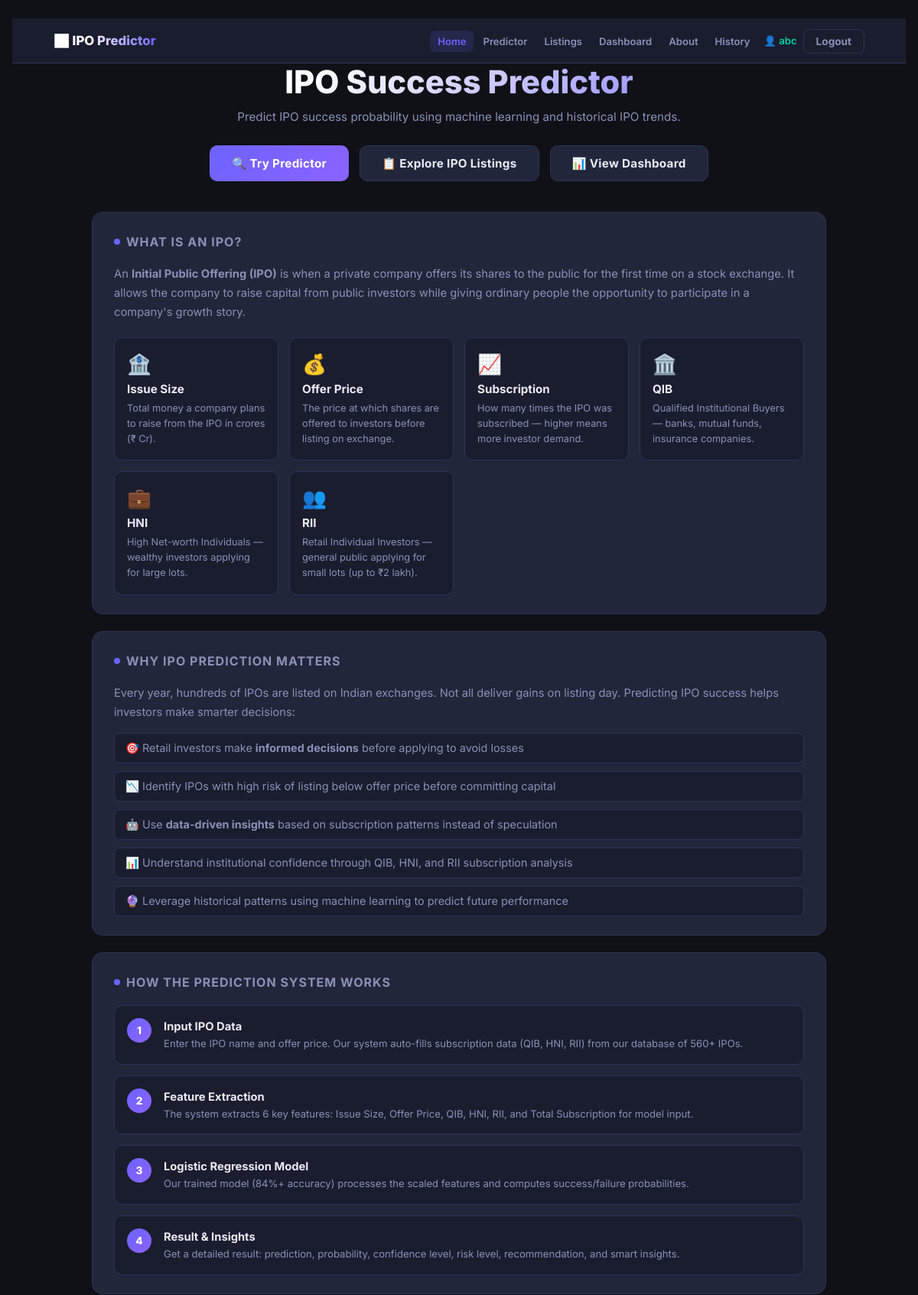
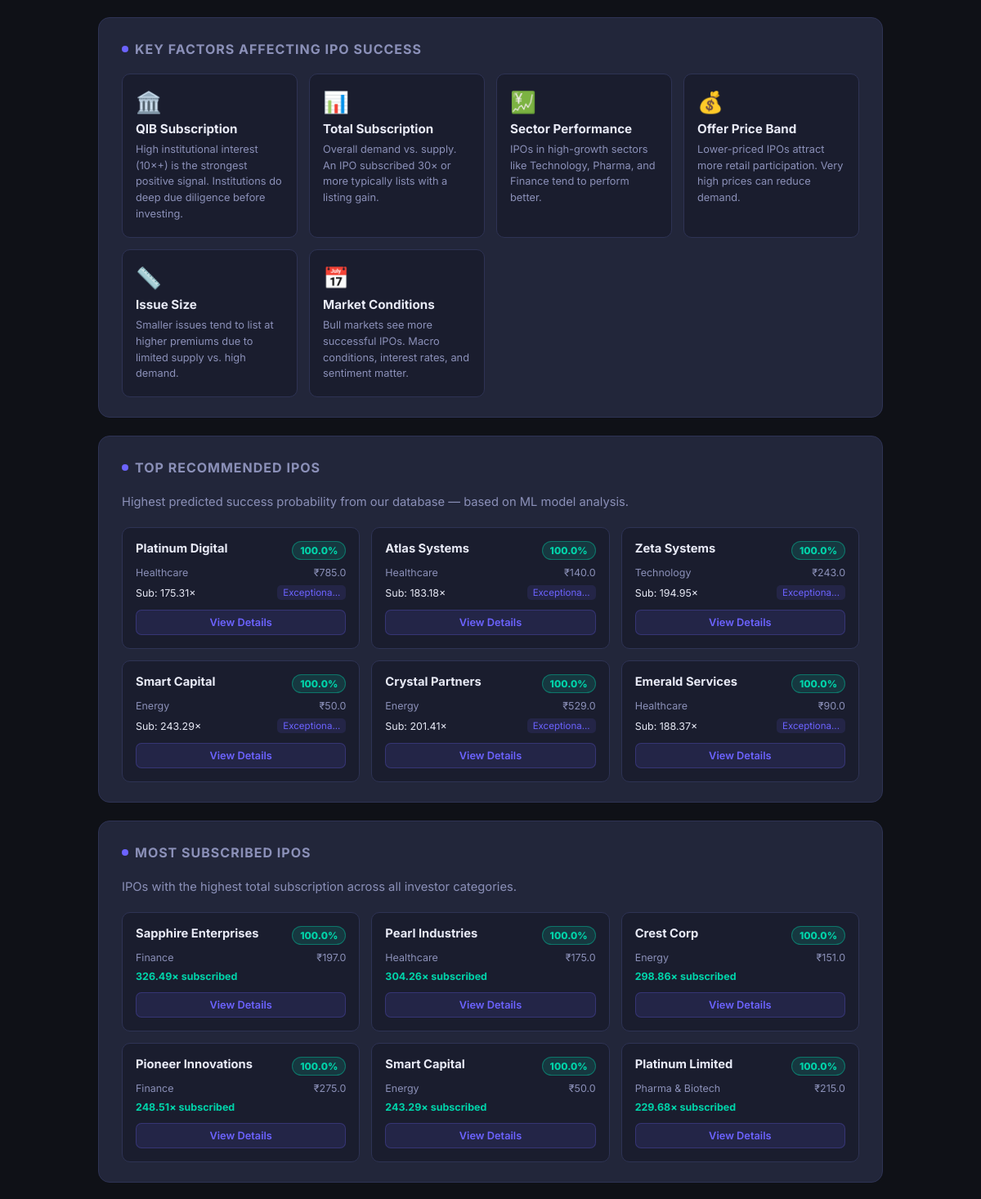
The page / (signed in, upper part) on the database its author committed (2 pictures, top to bottom).
### tables this page shows
CREATE TABLE ipo_listings (
                id                INTEGER PRIMARY KEY AUTOINCREMENT,
                name              TEXT NOT NULL,
                sector            TEXT,
                issue_size        REAL,
                offer_price       REAL,
                qib               REAL,
                hni               REAL,
                rii               REAL,
                total_sub         REAL,
                past_performance  REAL,
                sector_performance REAL,
                listing_gain_cat  TEXT,
                listing_date      TEXT,
                open_date         TEXT,
                close_date        TEXT,
                allotment_date    TEXT,
                predicted_success INTEGER,
                success_prob      REAL,
                ipo_success       INTEGER
            );

### app.py (the view)
@app.route("/")
def home():
    with get_db() as conn:
        total_ipos   = conn.execute("SELECT COUNT(*) FROM ipo_listings").fetchone()[0]
        success_ipos = conn.execute("SELECT COUNT(*) FROM ipo_listings WHERE ipo_success=1").fetchone()[0]
        avg_prob     = conn.execute("SELECT AVG(success_prob) FROM ipo_listings").fetchone()[0] or 0
        best_sector_row = conn.execute("""
            SELECT sector, COUNT(*) as cnt, SUM(ipo_success) as sc
            FROM ipo_listings GROUP BY sector ORDER BY (CAST(sc AS FLOAT)/cnt) DESC LIMIT 1
        """).fetchone()
        best_sector = best_sector_row["sector"] if best_sector_row else "Technology"
        top_lgc_row = conn.execute("""
            SELECT listing_gain_cat, COUNT(*) as cnt FROM ipo_listings
            WHERE ipo_success=1 GROUP BY listing_gain_cat ORDER BY cnt DESC LIMIT 1
        """).fetchone()
        top_lgc = top_lgc_row["listing_gain_cat"] if top_lgc_row else "Strong (20-50%)"
        top_ipos = conn.execute("""
            SELECT * FROM ipo_listings WHERE predicted_success=1
            ORDER BY success_prob DESC LIMIT 6
        """).fetchall()
        most_subscribed = conn.execute("""
            SELECT * FROM ipo_listings ORDER BY total_sub DESC LIMIT 6
        """).fetchall()
        recent_ipos = conn.execute("""
            SELECT * FROM ipo_listings ORDER BY listing_date DESC LIMIT 8
        """).fetchall()
    stats = {
        "total_ipos":    total_ipos,
        "success_rate":  round((success_ipos / total_ipos * 100) if total_ipos else 0, 1),
        "avg_prob":      round(avg_prob * 100, 1),
        "best_sector":   best_sector,
        "top_lgc":       top_lgc,
    }
    return render_template("index.html",
                           user=session.get("username"),
                           stats=stats,
                           top_ipos=[dict(r) for r in top_ipos],
                           most_subscribed=[dict(r) for r in most_subscribed],
                           recent_ipos=[dict(r) for r in recent_ipos])

### app.py (called while the page is built)
def get_db():
    conn = sqlite3.connect(DB_PATH)
    conn.row_factory = sqlite3.Row
    return conn

### templates/index.html (shortened to what this page needs)
<!DOCTYPE html>
<html lang="en">
<head>
  <link rel="stylesheet" href="/static/style.css" />
</head>
<body>
  {% include "navbar.html" %}
  <div class="container">
    <header>
      <h1>IPO Success Predictor</h1>
      <p>Predict IPO success probability using machine learning and historical IPO trends.</p>
      <div style="margin-top:28px; display:flex; gap:14px; justify-content:center; flex-wrap:wrap;">
        <a href="/predictor" class="hero-btn hero-btn-primary">🔍 Try Predictor</a>
        <a href="/listings" class="hero-btn hero-btn-secondary">📋 Explore IPO Listings</a>
        <a href="/dashboard" class="hero-btn hero-btn-secondary">📊 View Dashboard</a>
      </div>
    </header>
    <div class="card">
      <h2><span class="dot"></span>What is an IPO?</h2>
      <p class="info-text">An <strong>Initial Public Offering (IPO)</strong> is when a private company offers its shares
        to the public for the first time on a stock exchange. It allows the company to raise capital from public
        investors while giving ordinary people the opportunity to participate in a company's growth story.</p>
      <div class="info-grid">
        <div class="info-box">
          <div class="info-icon">🏦</div>
          <h3>Issue Size</h3>
          <p>Total money a company plans to raise from the IPO in crores (₹ Cr).</p>
        </div>
        <div class="info-box">
          <div class="info-icon">💰</div>
          <h3>Offer Price</h3>
          <p>The price at which shares are offered to investors before listing on exchange.</p>
        </div>
        <div class="info-box">
          <div class="info-icon">📈</div>
          <h3>Subscription</h3>
          <p>How many times the IPO was subscribed — higher means more investor demand.</p>
        </div>
        <div class="info-box">
          <div class="info-icon">🏛️</div>
          <h3>QIB</h3>
          <p>Qualified Institutional Buyers — banks, mutual funds, insurance companies.</p>
        </div>
        <div class="info-box">
          <div class="info-icon">💼</div>
          <h3>HNI</h3>
          <p>High Net-worth Individuals — wealthy investors applying for large lots.</p>
        </div>
        <div class="info-box">
          <div class="info-icon">👥</div>
          <h3>RII</h3>
          <p>Retail Individual Investors — general public applying for small lots (up to ₹2 lakh).</p>
        </div>
      </div>
    </div>
    <div class="card">
      <h2><span class="dot"></span>Why IPO Prediction Matters</h2>
      <p class="info-text">Every year, hundreds of IPOs are listed on Indian exchanges. Not all deliver gains on listing
        day. Predicting IPO success helps investors make smarter decisions:</p>
      <ul class="info-list">
        <li>🎯 Retail investors make <strong>informed decisions</strong> before applying to avoid losses</li>
        <li>📉 Identify IPOs with high risk of listing below offer price before committing capital</li>
        <li>🤖 Use <strong>data-driven insights</strong> based on subscription patterns instead of speculation</li>
        <li>📊 Understand institutional confidence through QIB, HNI, and RII subscription analysis</li>
        <li>🔮 Leverage historical patterns using machine learning to predict future performance</li>
      </ul>
    </div>
    <div class="card">
      <h2><span class="dot"></span>How the Prediction System Works</h2>
      <div class="steps">
        <div class="step">
          <div class="step-num">1</div>
          <div>
            <strong>Input IPO Data</strong>
            <p>Enter the IPO name and offer price. Our system auto-fills subscription data (QIB, HNI, RII) from our
              database of 560+ IPOs.</p>
          </div>
        </div>
        <div class="step">
          <div class="step-num">2</div>
          <div>
            <strong>Feature Extraction</strong>
            <p>The system extracts 6 key features: Issue Size, Offer Price, QIB, HNI, RII, and Total Subscription for
              model input.</p>
          </div>
        </div>
        <div class="step">
          <div class="step-num">3</div>
          <div>
            <strong>Logistic Regression Model</strong>
            <p>Our trained model (84%+ accuracy) processes the scaled features and computes success/failure
              probabilities.</p>
          </div>
        </div>
        <div class="step">
          <div class="step-num">4</div>
          <div>
            <strong>Result &amp; Insights</strong>
            <p>Get a detailed result: prediction, probability, confidence level, risk level, recommendation, and smart
              insights.</p>
          </div>
        </div>
      </div>
    </div>
    <div class="card">
      <h2><span class="dot"></span>Key Factors Affecting IPO Success</h2>
      <div class="info-grid">
        <div class="info-box">
          <div class="info-icon">🏛️</div>
          <h3>QIB Subscription</h3>
          <p>High institutional interest (10×+) is the strongest positive signal. Institutions do deep due diligence
            before investing.</p>
        </div>
        <div class="info-box">
          <div class="info-icon">📊</div>
          <h3>Total Subscription</h3>
          <p>Overall demand vs. supply. An IPO subscribed 30× or more typically lists with a listing gain.</p>
        </div>
        <div class="info-box">
          <div class="info-icon">💹</div>
          <h3>Sector Performance</h3>
          <p>IPOs in high-growth sectors like Technology, Pharma, and Finance tend to perform better.</p>
        </div>
        <div class="info-box">
          <div class="info-icon">💰</div>
          <h3>Offer Price Band</h3>
          <p>Lower-priced IPOs attract more retail participation. Very high prices can reduce demand.</p>
        </div>
        <div class="info-box">
          <div class="info-icon">📏</div>
          <h3>Issue Size</h3>
          <p>Smaller issues tend to list at higher premiums due to limited supply vs. high demand.</p>
        </div>
        <div class="info-box">
          <div class="info-icon">📅</div>
          <h3>Market Conditions</h3>
          <p>Bull markets see more successful IPOs. Macro conditions, interest rates, and sentiment matter.</p>
        </div>
      </div>
    </div>
    <div class="card">
      <h2><span class="dot"></span>Top Recommended IPOs</h2>
      <p class="info-text" style="margin-bottom:18px;">Highest predicted success probability from our database — based
        on ML model analysis.</p>
      <div class="ipo-card-grid">
        {% for ipo in top_ipos %}
        <div class="ipo-mini-card">
          <div class="ipo-mini-header">
            <span class="ipo-mini-name">{{ ipo.name }}</span>
            <span
              class="prob-badge prob-{{ 'high' if ipo.success_prob >= 0.7 else ('mid' if ipo.success_prob >= 0.45 else 'low') }}">
              {{ (ipo.success_prob * 100)|round(1) }}%
            </span>
          </div>
          <div class="ipo-mini-meta">
            <span>{{ ipo.sector }}</span>
            <span>₹{{ ipo.offer_price }}</span>
          </div>
          <div class="ipo-mini-sub">
            <span>Sub: {{ ipo.total_sub }}×</span>
            <span class="lgc-tag">{{ ipo.listing_gain_cat[:10] }}...</span>
          </div>
          <a href="/listings" class="ipo-mini-btn">View Details</a>
        </div>
        {% endfor %}
      </div>
    </div>
    <div class="card">
      <h2><span class="dot"></span>Most Subscribed IPOs</h2>
      <p class="info-text" style="margin-bottom:18px;">IPOs with the highest total subscription across all investor
        categories.</p>
      <div class="ipo-card-grid">
        {% for ipo in most_subscribed %}
        <div class="ipo-mini-card">
          <div class="ipo-mini-header">
            <span class="ipo-mini-name">{{ ipo.name }}</span>
            <span
              class="prob-badge prob-{{ 'high' if ipo.success_prob >= 0.7 else ('mid' if ipo.success_prob >= 0.45 else 'low') }}">
              {{ (ipo.success_prob * 100)|round(1) }}%
            </span>
          </div>
          <div class="ipo-mini-meta">
            <span>{{ ipo.sector }}</span>
            <span>₹{{ ipo.offer_price }}</span>
          </div>
          <div class="ipo-mini-sub">
            <span class="sub-highlight">{{ ipo.total_sub }}× subscribed</span>
          </div>
          <a href="/listings" class="ipo-mini-btn">View Details</a>
        </div>
        {% endfor %}
      </div>
    </div>
  </div>
</body>
</html>

### rows shown on the page
ipo_listings: name "Platinum Digital", (ipo.success_prob*100)|round(1) "100.0", sector "Healthcare", offer_price "785.0", total_sub "175.31", listing_gain_cat "Exceptiona"
ipo_listings: name "Atlas Systems", (ipo.success_prob*100)|round(1) "100.0", sector "Healthcare", offer_price "140.0", total_sub "183.18", listing_gain_cat "Exceptiona"
ipo_listings: name "Zeta Systems", (ipo.success_prob*100)|round(1) "100.0", sector "Technology", offer_price "243.0", total_sub "194.95", listing_gain_cat "Exceptiona"
ipo_listings: name "Smart Capital", (ipo.success_prob*100)|round(1) "100.0", sector "Energy", offer_price "50.0", total_sub "243.29", listing_gain_cat "Exceptiona"
ipo_listings: name "Crystal Partners", (ipo.success_prob*100)|round(1) "100.0", sector "Energy", offer_price "529.0", total_sub "201.41", listing_gain_cat "Exceptiona"
ipo_listings: name "Emerald Services", (ipo.success_prob*100)|round(1) "100.0", sector "Healthcare", offer_price "90.0", total_sub "188.37", listing_gain_cat "Exceptiona"
ipo_listings: name "Sapphire Enterprises", (ipo.success_prob*100)|round(1) "100.0", sector "Finance", offer_price "197.0", total_sub "326.49"
ipo_listings: name "Pearl Industries", (ipo.success_prob*100)|round(1) "100.0", sector "Healthcare", offer_price "175.0", total_sub "304.26"
ipo_listings: name "Crest Corp", (ipo.success_prob*100)|round(1) "100.0", sector "Energy", offer_price "151.0", total_sub "298.86"
ipo_listings: name "Pioneer Innovations", (ipo.success_prob*100)|round(1) "100.0", sector "Finance", offer_price "275.0", total_sub "248.51"
ipo_listings: name "Platinum Limited", (ipo.success_prob*100)|round(1) "100.0", sector "Pharma & Biotech", offer_price "215.0", total_sub "229.68"

### other values the page prints
{{ user }} "abc"
